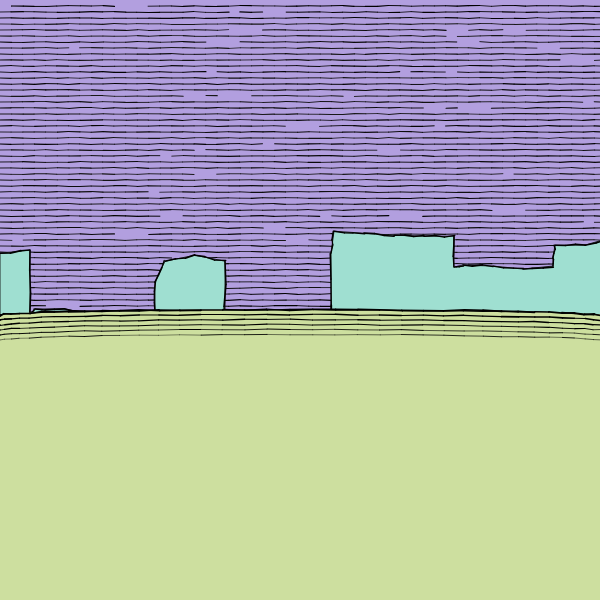
Frame 1 (no input)
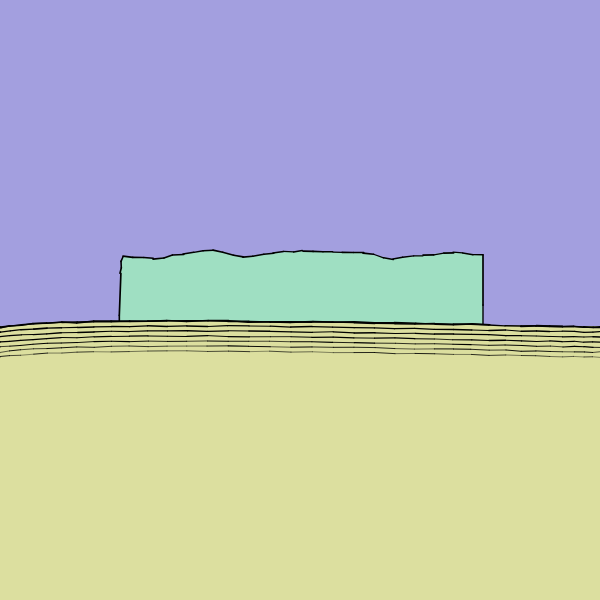
Frame 2 (the mouse pressed at the canvas centre, redrawn once)

The p5.js sketch that drew these frames (run headless with seeded random() and noise() and a simulated clock; the mouse was pressed at the canvas centre and the sketch redrawn once):

// p5.js sketch
// ── sketch.js
function setup() {
    //Use this to define initial environment properties (i.e., screen size) + load files
    createCanvas(600, 600);
    colorMode(HSL); //Colour set to HSL, rather than RGB
    angleMode(DEGREES);
    rectMode(CORNERS);
    noLoop(); //Static
  }
  
function draw() {
//---VARIABLES---
    //Colours    
    let randomHue = random(360); //Random hue
    let randomHue2 = randomHue+180; //Opposite colour ground

    if(randomHue2 > 360){ //Wrap opposite colour
      randomHue2 -= 360;
    }

    let colourSky = color(randomHue,50,75);
    let colourGround = color(randomHue2,50,75);
    let colourMesa = color(lerp(randomHue,randomHue2,0.5),50,75); 

    if(random(20) > 19){
      colourSky = color(0,0,100);
      colourGround = color(0,0,100);
      colourMesa = color(0,0,100);      
    }

    //Heights
    let heightSky = 0.45+random(0.1); //Height of the sky 
    let heightMesa = (height*heightSky)-(height*(0.1+random(0.1))); //Height of the mesa
    
    if(random(10) > 7){ //70% chance to be normal sky
        if(random(3) < 2){ //20% to be dusk
          isDusk = 1;
        }
        else{ //10% chance to be night
          isDusk = 0;
          colourSky = color(0,50,0); //Black
        }
    }
    else{
      isDusk = 0; //Day
    }

//---SKY---
    noStroke();
    fill(colourSky);
    rect(0,0,width,height);

    if(isDusk == 1){ //Think about rain also (diagonals) / clouds
      duskWobble(0,0,width,height*heightSky,100*heightSky);
    }

//---MESAS---
    drawMesa(heightMesa, height*heightSky, 30, colourMesa);

//---GROUND---  
    noStroke();
    fill(colourGround);
    drawGround(0,height*heightSky,width,height,36);
}

function drawMesa(y1, y2, res, col){
  let mesaNum = 1+floor(random(3)); //Minimum 1; maximum 4 mesas
  let isMesaStart = round(random());
  let isMesaEnd = round(random());
  let mesaBlocks = ((mesaNum*2)+1)-isMesaStart-isMesaEnd;
  let blockW = width/mesaBlocks;
  
  let mesaW = [];
  mesaW[0] = 0;
  
  let mesaX = [];
  mesaX[0] = 0;
  
  let isMesa = [];
  isMesa[0] = isMesaStart;
  
  //Populate arrays which store a block's x pos, width & isMesa
  for(let i = 0; i < mesaBlocks+1; i++){
    mesaX[i+1] = (i*blockW)+ blockW*0.33 + ceil(random(blockW*0.67));
    mesaW[i+1] = ceil(mesaX[i+1]-mesaX[i]); //Fixed rounding error
    isMesa[i+1] = (isMesa[i] == 1) ? 0 : 1;
  }
  
  let sliceNum = 0;
  let sliceMesa = [];
  let sliceX = [];
  let sliceY = [];
  sliceMesa[0] = isMesaStart;
  sliceX[0] = 0;
  sliceY[0] = (isMesaStart == 1) ? 0 : 0;
  
  let mesaTop = y1+ceil(random((y2-y1)/3));
  let mesaBottom = y2+(100-random(120));
  
  //Subdivide mesas
  for(let i = 0; i < mesaBlocks+1; i++){    
    //Subdivide mesa block
    for(let j = 0; j < ceil(mesaW[i+1]/res); j++){
      sliceMesa[sliceNum] = isMesa[i];
      sliceX[sliceNum] = mesaX[i]+(j*res);
      sliceY[sliceNum] = (sliceMesa[sliceNum] == 1) ? mesaTop+(5-ceil(random(10))) : mesaBottom+(5-ceil(random(10)));
      
      sliceNum += 1;
    }
    
    mesaTop = y1+ceil(random((y2-y1)/3));
    mesaBottom = y2+(100-random(150));
    
    sliceMesa[sliceNum] = sliceMesa[sliceNum-1];
    sliceX[sliceNum] = mesaX[i]+(floor(mesaW[i+1]/res)*res);
    sliceY[sliceNum] = (sliceMesa[sliceNum] == 0) ? (mesaTop+20)+(5-ceil(random(10))) : mesaBottom+(5-ceil(random(10)));
    
    sliceNum += 1;

  }
  
  sliceX[sliceNum+1] = width;
  sliceY[sliceNum+1] = (sliceMesa[sliceNum] == 1) ? mesaTop+(5-ceil(random(10))) : mesaBottom+(5-ceil(random(10)));
  
  //Draw fill
  push();
  fill(col);
  beginShape();

  for(let i = 0; i < sliceNum; i++){
    vertex(sliceX[i],sliceY[i]);
  }

  vertex(width,sliceY[sliceNum]);
  vertex(width,height);
  vertex(0,height);
  vertex(0,sliceY[0]);

  endShape(CLOSE);
  pop();
  
  //Draw outline
  for(let i = 0; i < sliceNum; i++){
      push();
      stroke(0);
      lineWobble(sliceX[i],sliceY[i],sliceX[i+1],sliceY[i+1],0,3);
      pop();
  }
}

function drawGround(x1, y1, x2, y2, res){
//---VARIABLES---
  const c1 = createVector(random(width/4),random(height/20)); //Control point #1
  const c2 = createVector(random(width/4),random(height/20)); //Control point #2

  let new_x = bezierPoint(x1,x1+c1.x,x2-c2.x,x2,0)+(1-random(2));
  let old_x = new_x;
  let new_y = bezierPoint(y1,y1-c1.y,y1-c2.y,y1,0)+(1-random(2));
  let old_y = new_y;

  const isRepeating = round(random());
  const hasGaps = round(random());
  const hasDashes = !isRepeating;
  const lengthDashes = ceil(random(15))+5;

  let gap = [];
  
  for(let i = 0; i < res+1; i++){
    gap[i] = 0;
  }

//---GROUND---
  bezier(x1,y1,x1+c1.x,y1-c1.y,x2-c2.x,y1-c2.y,x2,y1);
  rect(x1,y1-1,x2,y2);

  stroke(0); //Black

  for(let i = 0; i < res+1; i++){
    //Update co-ordinates
    new_x = bezierPoint(x1,x1+c1.x,x2-c2.x,x2,i/res)+(1-random(2));
    new_y = bezierPoint(y1,y1-c1.y,y1-c2.y,y1,i/res)+(1-random(2));  
    
    //Update stroke weight
    strokeWeight(1.25+random(0.5));

    //Draw line segment
    if(gap[i] == 0){
      line(old_x,old_y,new_x,new_y);

      //Draw dashes
      if(hasDashes == 1){
        let strokeX = (lengthDashes+(2-random(4)))*cos(225+(0.5-random(1)));
        let strokeY = (lengthDashes+(2-random(4)))*sin(45+(0.5-random(1)));

        strokeWeight(1+random(0.25));
        line(old_x,old_y,old_x+strokeX,old_y+strokeY);
      }

      //Cut gaps
      if(hasGaps == 1 && random(res) > res-1){
        let gapDistance = ceil(random(2));

        for(let j = 0; j < gapDistance; j++){
          gap[i+(j+1)] = 1;  
        }
      }
    }

    //Re-update co-ordinates
    old_x = new_x;
    old_y = new_y;
  }

  if(isRepeating == 1){
    let lineRepeat = ceil(random(5))+2;

    for(let j = 0; j < lineRepeat; j++){
      let new_x = bezierPoint(x1,x1+c1.x,x2-c2.x,x2,0)+(0.5-random(1));
      let old_x = new_x;
      let new_y = bezierPoint(y1,y1-c1.y,y1-c2.y,y1,0)+(0.5-random(1))+(j*5);
      let old_y = new_y;

      for(let k = 0; k < res+1; k++){
        new_x = bezierPoint(x1,x1+c1.x,x2-c2.x,x2,k/res)+(0.5-random(1));
        new_y = bezierPoint(y1,y1-c1.y,y1-c2.y,y1,k/res)+(0.5-random(1))+(j*5);

        strokeWeight(1.25+random(0.5)-(j/lineRepeat)); //Code for thinning lines

        line(old_x,old_y,new_x,new_y);

        old_x = new_x;
        old_y = new_y;      
      }
    }
  }

//---PATH---
  /*let path_x1 = bezierPoint(x1,x1+c1.x,x2-c2.x,x2,0.3);
  let path_y1 = bezierPoint(y1,y1-c1.y,y1-c2.y,y1,0.3);
  let path_x2 = bezierPoint(x1,x1+c1.x,x2-c2.x,x2,0.4);
  let path_y2 = bezierPoint(y1,y1-c1.y,y1-c2.y,y1,0.4);

  //noFill();  
  bezier(path_x1,path_y1,lerp(path_x1,width*0.66,0.33),path_y1,path_x1,lerp(path_y1,height,0.66),width*0.66,height);
  bezier(path_x2,path_y2,lerp(path_x2,width*0.88,0.33),path_y2,path_x2,lerp(path_y2,height,0.66),width*0.88,height);
  */
}

function duskWobble(x1, y1, x2, y2, res){
  let inc = 0.5; //Random increments
  let gap = 0; //Gap
  let new_x = x1;
  let old_x = new_x+(inc-random(inc*2));
  let new_y = lerp(y1,y2,(i+2)/res);
  let old_y = new_y+(inc-random(inc*2));
  
  stroke(0); //Black
  
  for(var i = 0; i < res; i++){
    for(var j = 0; j < res; j++){
      new_x = lerp(x1,x2,(j+1)/res)+(inc-random(inc*2));
      new_y = lerp(y1,y2,(i+1)/res)+(inc-random(inc*2));

      if(gap == 0){ //If no gap...
        strokeWeight(0.75+random(0.5)); //...vary stroke length
        line(old_x,old_y,new_x,new_y); //...draw line...

        if(random(50) >= 49){ //...then 1/50 chance for there to be a gap
          gap = ceil(random(3)); //Gap lasts for a variable length of time
        }
      }
      else{
        gap -= 1;
      }

      old_x = new_x;
      old_y = new_y;
    }

    old_x = x1;
    old_y = lerp(y1,y2,(i+2)/res);
    gap = 0; //Reset gap so new line doesn't start w/a break
    stroke(0+random(10));
  }  
}

function bezierWobble(x1, y1, cx1, cy1, cx2, cy2, x2, y2, gap, res){
  let t = 0;
  let new_x = bezierPoint(x1,x1+cx1,x2-cx2,x2,t)+(1-random(2));
  let old_x = new_x;
  let new_y = bezierPoint(y1,y1+cy1,y2-cy2,y2,t)+(1-random(2));
  let old_y = new_y;

  for(let i = 0; i < res+1; i++){
    t = i/res;
    new_x = bezierPoint(x1,x1+cx1,x2-cx2,x2,t)+(1-random(2));
    new_y = bezierPoint(y1,y1+cy1,y2-cy2,y2,t)+(1-random(2));  
    
    if(random(1) > gap){
      strokeWeight(1.25+random(0.5));
      line(old_x,old_y,new_x,new_y);
    }

    old_x = new_x;
    old_y = new_y;
  }
}

function bezierQuadraticWobble(x1, y1, cx, cy, x2, y2, gap, res){
  let t = 0;
  let new_x = lerp(lerp(x1,cx,t),lerp(cx,x2,t),t)+(1-random(2));
  let new_y = lerp(lerp(y1,cy,t),lerp(cy,y2,t),t)+(1-random(2));
  let old_x = new_x;
  let old_y = new_y;
  
  for(i = 0; i < res; i++){
    t = i/res;
    new_x = lerp(lerp(x1,cx,t),lerp(cx,x2,t),t)+(1-random(2));;
    new_y = lerp(lerp(y1,cy,t),lerp(cy,y2,t),t)+(1-random(2));;
    
    if(random(1) > gap){
      strokeWeight(1.25+random(0.5));
      line(old_x,old_y,new_x,new_y);
    }
    
    old_x = new_x;
    old_y = new_y;
  }
}

function lineWobble(x1, y1, x2, y2, gap, res) {
  let new_x = x1;
  let old_x = new_x;
  let new_y = y1;
  let old_y = new_y;

  stroke(0); //Black

  for (let i = 0; i < res; i++) {
    new_x = lerp(x1, x2, (i+1)/res)+(1-random(2));
    new_y = lerp(y1, y2, (i+1)/res)+(1-random(2));
    
    if(random(1) > gap){
      strokeWeight(1.25+random(0.5));
      line(old_x,old_y,new_x,new_y);
    }
    
    old_x = new_x;
    old_y = new_y;
  }
}

//Allow for click refreshing
function mouseClicked() {
  loop();
  noLoop();
}
